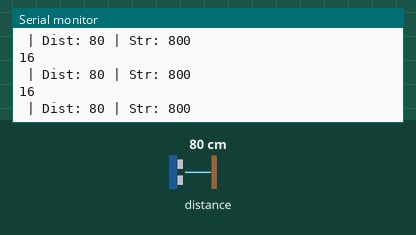
Recording of a sketch running on a simulated ESP32. Parts: the last lines printed to the serial monitor. Inputs (shaded band) come from the test bench; at power-on: distance to the obstacle 80 cm.

Above: at 1.2 s.
1.3 s: distance to the obstacle set to 2 cm
At 1.44 s:
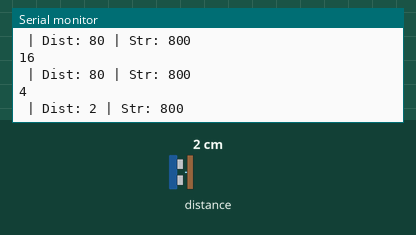
2.8 s: distance to the obstacle set to 4 cm
At 2.88 s:
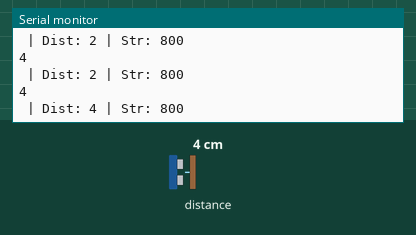
Timing chart, 0 to 5.8 s (numbered marks = the images above; inputs shaded):
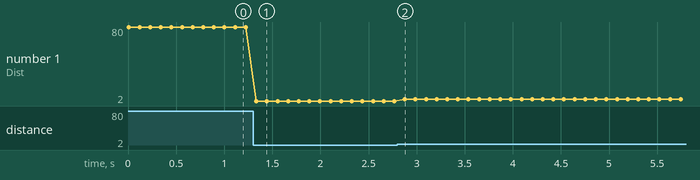

Measured:
- after the input at 1.3 s, the serial monitor: prints a new line at once (image 1)
- after the input at 2.8 s, the serial monitor: prints a new line after 0.08 s (image 2)
- plotted number 1: 80 → 2 after the input at 1.3 s

The sketch:

TEST-WeMos-LoLin_ESP-Sersor-TFMini.ino
```cpp
// **************
// SENSOR
// **************

#include <hardwareserial.h>
#include "TFMini.h"
TFMini tfmini;

uint16_t dist = 0;
uint16_t strength = 0;


void setup() {


  Serial.begin(115200);


// SENSOR

  Serial2.begin(115200,SERIAL_8N1, 25 ,26); //   RX / TX
  tfmini.begin(&Serial2);


}

void loop() {
  // put your main code here, to run repeatedly:

// ***************
// SENSOR READING
  dist = tfmini.getDistance();
  strength = tfmini.getRecentSignalStrength();

  int vuMeter = map(dist, 30, 500, 4, 125);
  vuMeter = constrain(vuMeter, 4, 125);

  Serial.println(vuMeter);
  Serial.print(" | Dist: ");
  Serial.print(dist);
  Serial.print(" | Str: ");
  Serial.println(strength);


  delay(100);


}
```
